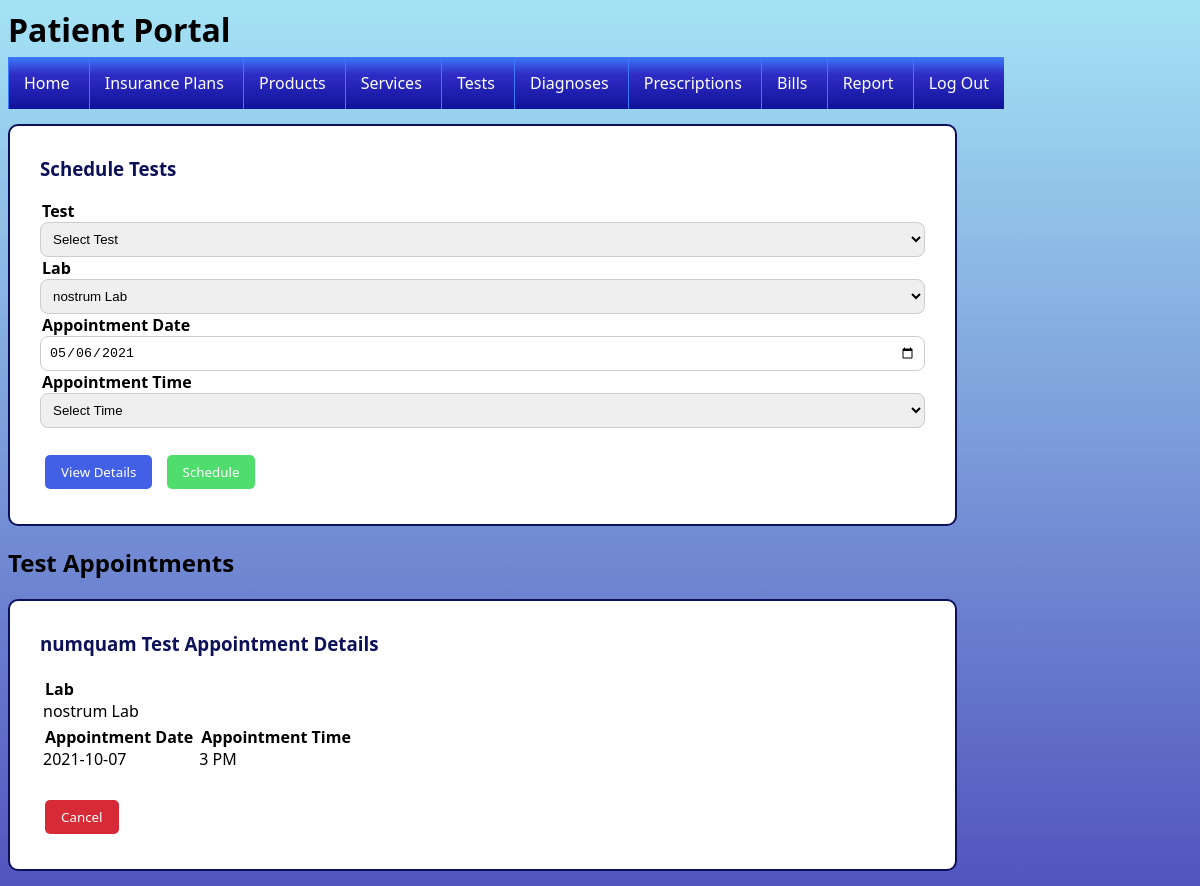
The page /patient-tests.php (signed in) on the database its author committed.
### tables this page shows
CREATE TABLE Patients (
	PatientID INT(10) NOT NULL AUTO_INCREMENT,
	FirstName TEXT NOT NULL,
	LastName TEXT NOT NULL,
	SocialSecurityNumber CHAR(11) NOT NULL,
	DateOfBirth DATE NOT NULL,
	EmailAddress TEXT NOT NULL,
	PhoneNumber CHAR(12) NOT NULL,
	AddressID INT(10) NOT NULL,
	PharmacyID INT(10) NOT NULL,
	DoctorID INT(10) NOT NULL,
	LabID INT(10) NOT NULL,
	Password VARCHAR(20) NOT NULL,
	PRIMARY KEY (PatientID),
	FOREIGN KEY (AddressID) REFERENCES Addresses(AddressID),
	FOREIGN KEY (PharmacyID) REFERENCES Pharmacies(PharmacyID),
	FOREIGN KEY (DoctorID) REFERENCES Doctors(DoctorID),
	FOREIGN KEY (LabID) REFERENCES Labs(LabID),
	UNIQUE (SocialSecurityNumber),
	UNIQUE (EmailAddress),
	UNIQUE (PhoneNumber),
	CHECK (SocialSecurityNumber REGEXP '[0-9]{3}-[0-9]{2}-[0-9]{4}'),
	CHECK (DateOfBirth REGEXP '[0-9]{4}-[0-9]{2}-[0-9]{2}'),
	CHECK (EmailAddress REGEXP '[A-Za-z0-9.]*@[A-Za-z0-9.]*\.[A-Za-z0-9]*'),
	CHECK (PhoneNumber REGEXP '[0-9]{3}-[0-9]{3}-[0-9]{4}')
)
COLLATE='utf8_general_ci';

CREATE TABLE Labs (
	LabID INT(10) NOT NULL AUTO_INCREMENT,
	Name TEXT NOT NULL,
	EmailAddress TEXT NOT NULL,
	PhoneNumber CHAR(12) NOT NULL,
	AddressID INT(10) NOT NULL,
	PRIMARY KEY (LabID),
	FOREIGN KEY (AddressID) REFERENCES Addresses(AddressID),
	UNIQUE (Name),
	UNIQUE (EmailAddress),
	UNIQUE (PhoneNumber),
	UNIQUE (AddressID),
	CHECK (EmailAddress REGEXP '[A-Za-z0-9.]*@[A-Za-z0-9.]*\.[A-Za-z0-9]*'),
	CHECK (PhoneNumber REGEXP '[0-9]{3}-[0-9]{3}-[0-9]{4}')
)
COLLATE='utf8_general_ci';

CREATE TABLE TestAppointments (
	TestAppointmentID INT(10) NOT NULL AUTO_INCREMENT,
	PatientID INT(10) NOT NULL,
	TestID INT(10) NOT NULL,
	LabID INT(10) NOT NULL,
	AppointmentDate DATE NOT NULL,
	AppointmentTime INT NOT NULL,
	PRIMARY KEY (TestAppointmentID),
	FOREIGN KEY (PatientID) REFERENCES Patients(PatientID),
	FOREIGN KEY (TestID) REFERENCES Tests(TestID),
	FOREIGN KEY (LabID) REFERENCES Labs(LabID),
	CHECK (AppointmentTime >= 0 AND AppointmentTime <= 24)
)
COLLATE='utf8_general_ci';

CREATE TABLE Tests (
	TestID INT(10) NOT NULL AUTO_INCREMENT,
	Name TEXT NOT NULL,
	Cost INT NOT NULL,
	PRIMARY KEY (TestID),
	UNIQUE (Name),
	CHECK (Cost >= 500 AND Cost <= 5000)
)
COLLATE='utf8_general_ci';

### patient-tests.php (the view, shortened to what this page needs)
<?php
$conn = new mysqli($servername, $username, "", "db1", $sqlport, $socket);
$patientID = $_SESSION['PATIENT_ID'];
$patient = mysqli_fetch_assoc(mysqli_query($conn, "SELECT * FROM Patients WHERE PatientID = '$patientID'"));
$currentDate = mysqli_fetch_assoc(mysqli_query($conn, "SELECT CURDATE()"))["CURDATE()"];
$labInput = $patient['LabID'];
?>
<html>
	<head>
		<link href = 'style.css' rel = 'stylesheet'>
	</head>
	<body>
		<?php require "patient-header.php" ?>
		<form name = "scheduleTestsForm" class = "patient" action = "patient-tests.php" method = "post">
			<section class = "formHeader">
				<h3>Schedule Tests</h3>
			</section>
			<section class = "formFields">
				<legend>Test</legend>
				<select name = "testInput" class = "formElement">
					<option value = "0" disabled selected>Select Test</option>
				</select>
				<legend>Lab</legend>
				<select name = "labInput" class = "formElement">
					<?php
					$query = mysqli_query($conn, "SELECT * FROM Labs");
					$result = mysqli_fetch_assoc($query);
					while($result)
					{
						echo "<option value = \"" . $result['LabID'] . "\"";
						if($result['LabID'] == $labInput)
						{
							echo " selected";
						}
						echo ">" . $result['Name'] . "</option>";
						$result = mysqli_fetch_assoc($query);
					}
					?>
				</select>
				<legend>Appointment Date</legend>
				<input name="dateInput" class = "formElement" type="date" value = "<?php echo $currentDate ?>" min = "<?php echo $currentDate ?>"/>
				<legend>Appointment Time</legend>
				<select name = "timeInput" class = "formElement">
					<option value="0" disabled selected>Select Time</option>
					<?php
					$timeStart = 8;
					$timeEnd = 16;
					for($i = $timeStart; $i <= $timeEnd; $i++)
					{
						if($i > 12)
						{
							$temp = $i - 12;
						}
						else
						{
							$temp = $i;
						}
						if($i > 11 && $i < 24)
						{
							$midday = "PM";
						}
						else
						{
							$midday = "AM";
						}
					}
					?>
				</select>
			</section>
			<section class = "formButtons">
				<input name = "viewDetailsButton" class = "button blue" type = "submit" value = "View Details"/>
				<input name = "scheduleButton" class = "button green" type = "submit" value = "Schedule"/>
			</section>
		</form>
		<?php
		echo "<h2>Test Appointments</h2>";
		$query = mysqli_query($conn, "SELECT * FROM TestAppointments WHERE PatientID = '$patientID' AND AppointmentDate >= CURDATE() ORDER BY AppointmentDate, AppointmentTime");
		$result = mysqli_fetch_assoc($query);
		if(!$result)
		{
			echo	"<div class = \"infoBox patient\">
						<span>You don't have any test appointments.</span>
					</div>";
		}
		else
		{
			while($result)
			{
				$test = mysqli_fetch_assoc(mysqli_query($conn, "SELECT * FROM Tests WHERE TestID = '" . $result['TestID'] . "'"));
				$lab = mysqli_fetch_assoc(mysqli_query($conn, "SELECT * FROM Labs WHERE LabID = '" . $result['LabID'] . "'"));
				if($result['AppointmentTime'] > 12)
				{
					$temp = $result['AppointmentTime'] - 12;
				}
				else
				{
					$temp = $result['AppointmentTime'];
				}
				if($result['AppointmentTime'] > 11 && $result['AppointmentTime'] < 24)
				{
					$midday = "PM";
				}
				else
				{
					$midday = "AM";
				}
				echo	"<form name = cancelTestAppointmentsForm class = patient action = patient-tests.php method = post>
							<section class = formHeader>
								<h3>" . $test['Name'] . " Appointment Details</h3>
							</section>
							<table class = infoFields>
								<tr>
									<td>
										<legend>Lab</legend>
										<span>" . $lab['Name'] . "</span>
									</td>
								</tr>
								<tr>
									<td>
										<legend>Appointment Date</legend>
										<span>" . $result['AppointmentDate'] . "</span>
									</td>
									<td>
										<legend>Appointment Time</legend>
										<span>$temp $midday</span>
									</td>
								</tr>
							</table>
							</br>
							<section class = formButtons>
								<input name = " . $result['TestAppointmentID'] . " class = \"button red\" type = submit value = Cancel />
							</section>
						</form>";
				$result = mysqli_fetch_assoc($query);
			}
		}
		?>
	</body>
</html>

### style.css (style rules this page uses)
body { font-family: "Segoe UI"; background: rgb(82, 84, 190); background: linear-gradient( 0deg, rgba(82, 84, 190, 1) 0%, rgba(164, 227, 245, 1) 100% ); }
h3 { margin-top: 0px; color: #0c1059; }
legend { font-weight: bold; }
form { background-color: white; border: 2px solid #0c1059; border-radius: 10px; padding: 30px; margin-bottom: 15px; }
.patient { width: 885px; }
.formElement { border: 1px solid #cccccc; padding: 8px; border-radius: 8px; width: 100%; }
.button { font-family: "Segoe UI"; padding: 8px 16px; border: none; color: white; overflow: hidden; cursor: pointer; margin: 5px; border-radius: 5px; }
.green { background-color: #4fdd6e; }
.blue { background-color: #4260e5; }
.red { background-color: #d62a36; }

### rows shown on the page
patients: labInput "nostrum Lab"
testappointments: TestID.Name "numquam Test", LabID.Name "nostrum Lab", AppointmentDate "2021-10-07", AppointmentTime "3", AppointmentTime "PM"
